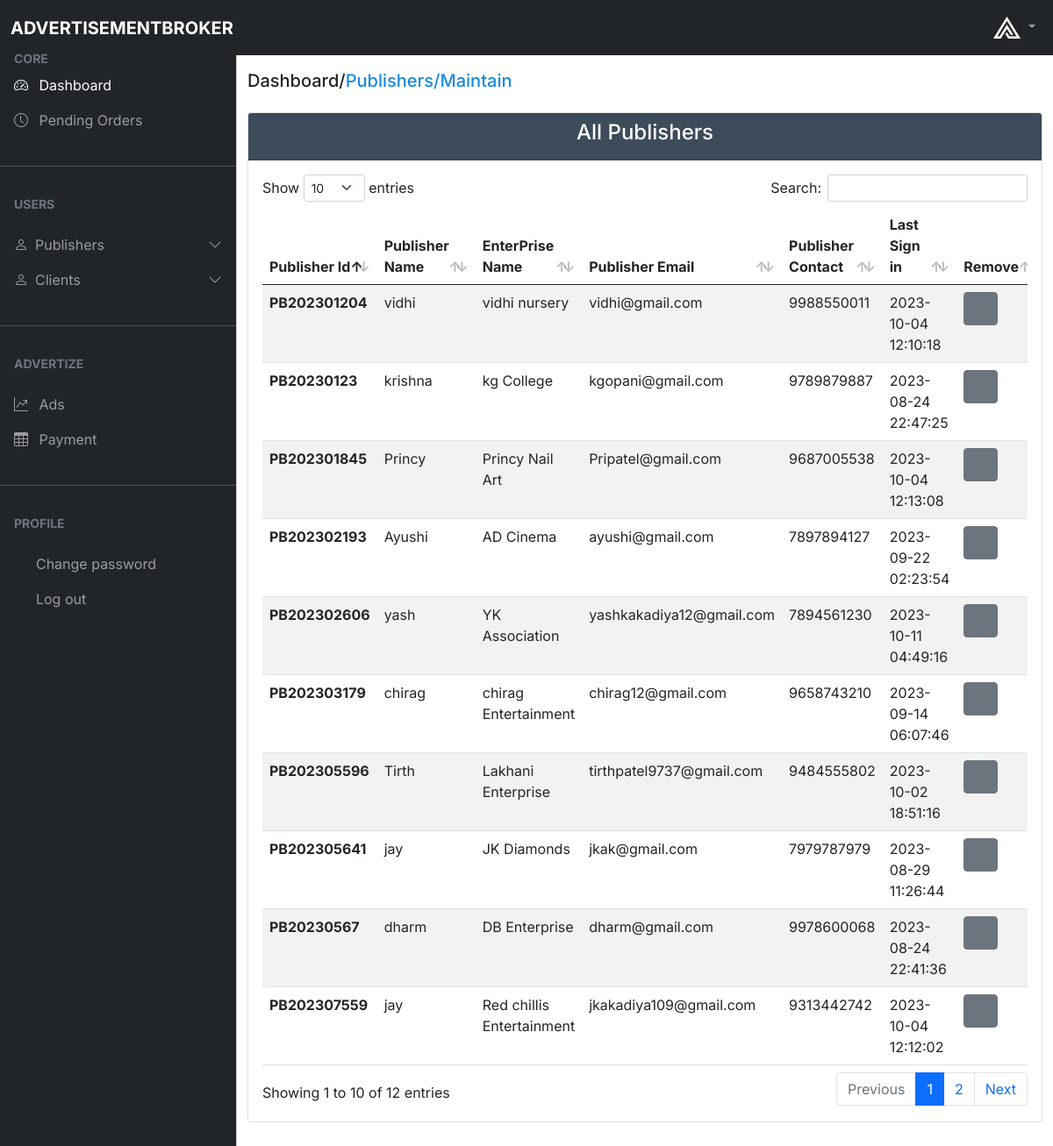
/Admin/page/publishers.php, run on the app's committed database.
### tables this page shows
CREATE TABLE `publisher_register` (
  `pub_id` varchar(13) NOT NULL,
  `pub_name` varchar(25) NOT NULL,
  `enterprise_name` varchar(25) NOT NULL,
  `pub_email` varchar(25) NOT NULL,
  `pub_contact` varchar(10) NOT NULL,
  `pub_password` varchar(60) NOT NULL,
  `last_Sign_In` datetime NOT NULL DEFAULT current_timestamp()
);

### Admin/PHP_part/PublisherModule.php (called while the page is built, shortened)
<?php
function AllPublishers($con)
{
    $sql = "select * from publisher_register";
    $stmt = $con->prepare($sql);
    $stmt->execute();
    $stmt_result = $stmt->get_result();
    return $stmt_result;
}
?>

### Admin/page/publishers.php (the view, shortened to what this page needs)
<?php
include "./base.php";
include "../PHP_part/PublisherModule.php";
$con = Db_Connection();
$data = AllPublishers($con);
?>
<main class="mt-5 pt-3">
    <div class="container-fluid">
        <div class="row my-3">
            <div class="col-md-12">
                <h5>Dashboard/<span style="color: #198ae3;">Publishers/Maintain</span></h5>
            </div>
        </div>
        <div class="row my-3">
            <div class="col-md-12 mb-3 w-100">
                <div class="card">
                    <div class="card-header" style="background-color: #3e4b5b;">
                        <h4 class="text-center text-white">All Publishers</h4>
                    </div>
                    <div class="card-body">
                        <div class="table-responsive">
                            <table id="example" class="table table-striped data-table" style="width: 100%">
                                <thead>
                                    <tr>
                                        <th>Publisher Id</th>
                                        <th>Publisher Name</th>
                                        <th>EnterPrise Name</th>
                                        <th>Publisher Email</th>
                                        <th>Publisher Contact</th>
                                        <th>Last Sign in</th>
                                        <th>Remove</th>
                                    </tr>
                                </thead>
                                <tbody>
                                    <?php
                                    while ($row = $data->fetch_assoc()) {
                                        ?>
                                    <tr>
                                        <th scope="row">
                                            <?php echo $row["pub_id"]; ?>
                                        </th>
                                        <td>
                                            <?php echo $row["pub_name"]; ?>
                                        </td>
                                        <td>
                                            <?php echo $row["enterprise_name"]; ?>
                                        </td>
                                        <td>
                                            <?php echo $row["pub_email"]; ?>
                                        </td>
                                        <td>
                                            <?php echo $row["pub_contact"]; ?>
                                        </td>
                                        <td>
                                            <?php echo $row["last_Sign_In"]; ?>
                                        </td>
                                        <td>
                                            <form method="POST" action="./publishers.php">
                                                <button type="submit" class="btn btn-secondary" name="delete"
                                                    onclick="return confirm('Are you sure , you want to Remove this Publisher?')"><i
                                                        class="far fa-trash-alt"></i></button>
                                            </form>
                                        </td>
                                    </tr>
                                    <?php } ?>
                                </tbody>
                            </table>
                        </div>
                    </div>
                </div>
            </div>
        </div>
    </div>
</main>
</body>
</html>

### Admin/static/CSS/adminPage.css (style rules this page uses)
body, button { font-family: "Inter", sans-serif; }
:root { --offcanvas-width: 270px; --topNavbarHeight: 56px; }
@media (min-width: 992px) { body { overflow: visible !important; } }
@media (min-width: 992px) { main { margin-left: var(--offcanvas-width); } }

### data on the page
publisher_register: pub_id "PB202301204", pub_name "vidhi", enterprise_name "vidhi nursery", pub_email "vidhi@gmail.com", pub_contact "9988550011", last_Sign_In "2023-10-04 12:10:18"
publisher_register: pub_id "PB20230123", pub_name "krishna", enterprise_name "kg College", pub_email "kgopani@gmail.com", pub_contact "9789879887", last_Sign_In "2023-08-24 22:47:25"
publisher_register: pub_id "PB202301845", pub_name "Princy", enterprise_name "Princy Nail Art", pub_email "Pripatel@gmail.com", pub_contact "9687005538", last_Sign_In "2023-10-04 12:13:08"
publisher_register: pub_id "PB202302193", pub_name "Ayushi", enterprise_name "AD Cinema", pub_email "ayushi@gmail.com", pub_contact "7897894127", last_Sign_In "2023-09-22 02:23:54"
publisher_register: pub_id "PB202302606", pub_name "yash", enterprise_name "YK Association", pub_email "yashkakadiya12@gmail.com", pub_contact "7894561230", last_Sign_In "2023-10-11 04:49:16"
publisher_register: pub_id "PB202303179", pub_name "chirag", enterprise_name "chirag Entertainment", pub_email "chirag12@gmail.com", pub_contact "9658743210", last_Sign_In "2023-09-14 06:07:46"
publisher_register: pub_id "PB202305596", pub_name "Tirth", enterprise_name "Lakhani Enterprise", pub_email "tirthpatel9737@gmail.com", pub_contact "9484555802", last_Sign_In "2023-10-02 18:51:16"
publisher_register: pub_id "PB202305641", pub_name "jay", enterprise_name "JK Diamonds", pub_email "jkak@gmail.com", pub_contact "7979787979", last_Sign_In "2023-08-29 11:26:44"
publisher_register: pub_id "PB20230567", pub_name "dharm", enterprise_name "DB Enterprise", pub_email "dharm@gmail.com", pub_contact "9978600068", last_Sign_In "2023-08-24 22:41:36"
publisher_register: pub_id "PB202307559", pub_name "jay", enterprise_name "Red chillis Entertainment", pub_email "jkakadiya109@gmail.com", pub_contact "9313442742", last_Sign_In "2023-10-04 12:12:02"
